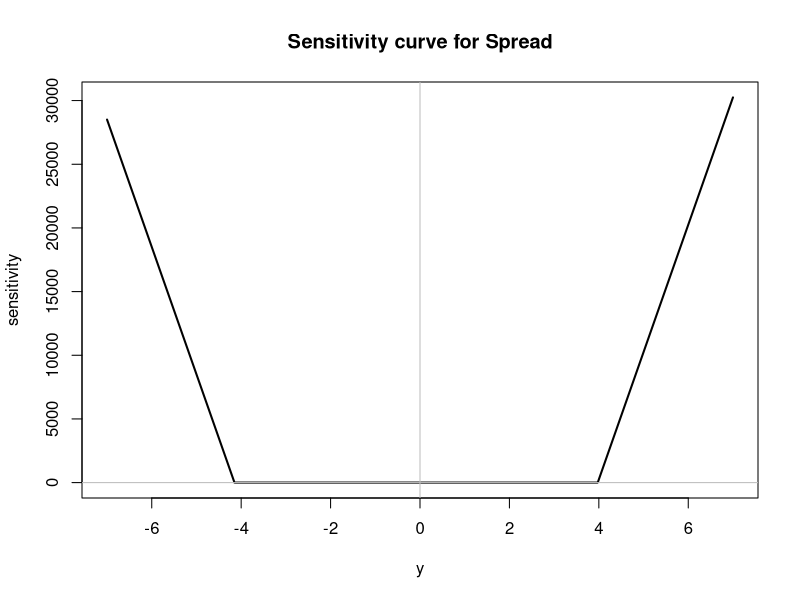

This figure's R source:
## ---- chunk 1
set.seed(341)
pop <- rnorm(10000)

sc = function(y.pop, y, attr, ...) {
  N <- length(y.pop) + 1
  sapply(y, function(y.new) {
    N * (attr(c(y.new, y.pop), ...) - attr(y.pop, ...))
  })
}

spread <- function (pop) {
  (max(pop)-min(pop))
}

y <- seq(-7, 7, by = 0.01)

plot(y, 
     sc(y.pop = pop, y = y, attr = spread), 
     type = "l", 
     lwd = 2, 
     main = "Sensitivity curve for Spread",
     ylab = "sensitivity")

abline(h = 0, v = 0, col = "grey")
